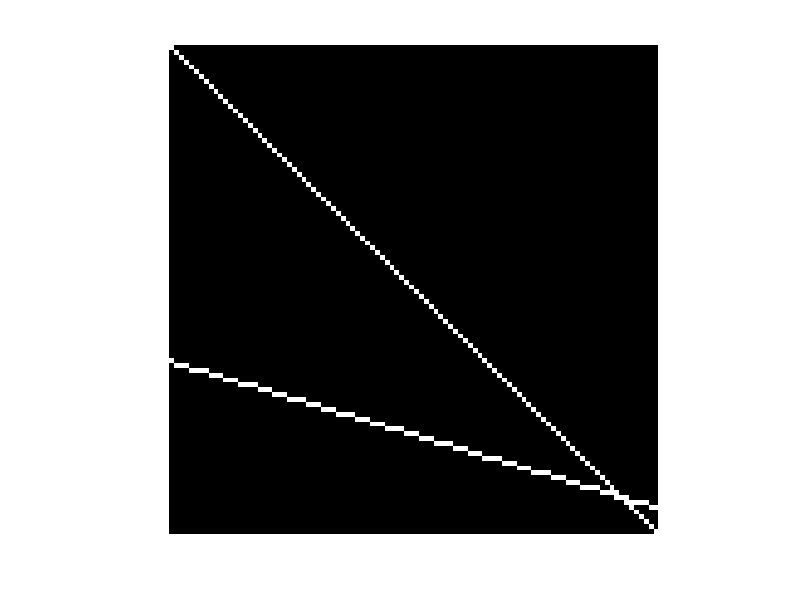

MATLAB code to generate this figure: (Note: this script raises an error after producing the figure.)
% Hough Transform

clc; clear; close all

n=1e2;
canvas=zeros(n);

m1=1;
b1=0;

m2=.3;
b2=65;

for x=1:n
    canvas(round(m1*x+b1),x)=1;
    canvas(round(m2*x+b2),x)=1;
end

imshow(canvas)
axis square

[I,J]=find(canvas);
lines=[];
rho=[];
theta=-pi/2:1e-2:pi/2-1e-2;

for i=1:length(I)
    rho(end+1,:)=round(J(i)*cos(theta)+I(i)*sin(theta));
    
    for j=i+1:length(I)
        thetaS=atan((J(j)-J(i))/(I(i)-I(j)));
        rhoS=I(j)*sin(thetaS)+J(j)*cos(thetaS);
        lines(end+1,:)=[thetaS,rhoS];
    end
end

d=round(sqrt(2*n^2));

matrix=zeros(2*d+1,round(pi/0.01)+1);

for i=1:size(lines,1)
    matrix(round(lines(i,2)+d)+1,round(round(lines(i,1)+pi/2,2)/0.01)+1)=matrix(round(lines(i,2)+d)+1,round(round(lines(i,1)+pi/2,2)/0.01)+1)+1;
end

figure
imshow(imadjust(rescale(matrix)))

%%%%%%%%

d=round(sqrt(2*n^2));
maxRho=max(max(rho));

matrix=zeros(2*d+1,length(theta));

for i=1:size(rho,1)
    for j=1:length(theta)
        matrix(round(rho(i,j)+d)+1,j)=matrix(round(rho(i,j)+d)+1,j)+1;
    end
end

figure
imshow(imadjust(rescale(matrix)))

figure
imshow(imadjust(rescale(hough(canvas,'RhoResolution',1,'Theta',-90:0.573:90-0.573))))

